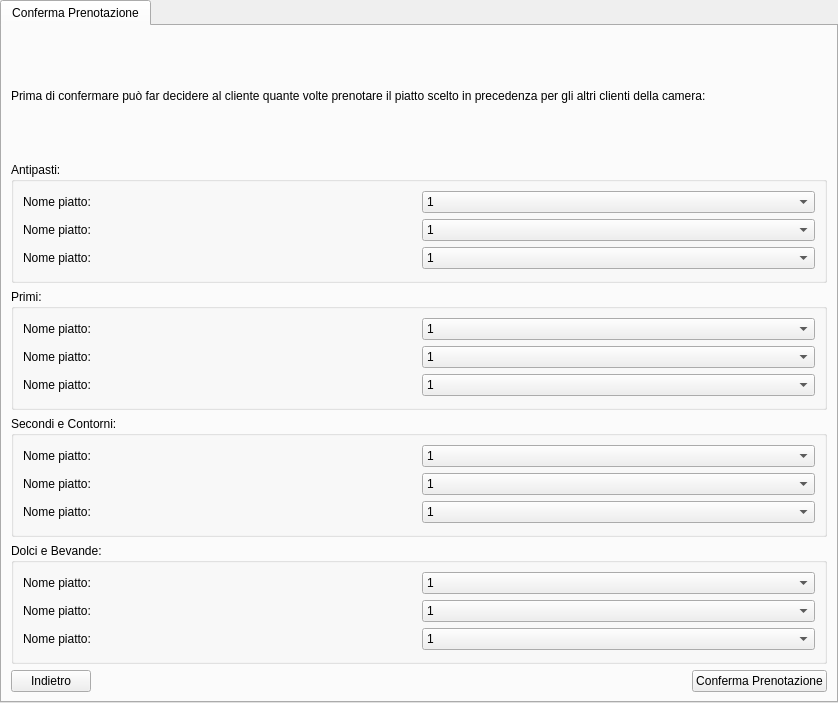
<?xml version="1.0" encoding="UTF-8"?>
<ui version="4.0">
 <class>tabwidgetConfermaPrenotazioneCena</class>
 <widget class="QTabWidget" name="tabwidgetConfermaPrenotazioneCena">
  <property name="geometry">
   <rect>
    <x>0</x>
    <y>0</y>
    <width>838</width>
    <height>703</height>
   </rect>
  </property>
  <property name="windowTitle">
   <string>Struttura Alberghiera</string>
  </property>
  <widget class="QWidget" name="tab">
   <attribute name="title">
    <string>Conferma Prenotazione</string>
   </attribute>
   <layout class="QGridLayout" name="gridLayout">
    <item row="5" column="0">
     <widget class="QPushButton" name="btnIndietro">
      <property name="text">
       <string>Indietro</string>
      </property>
     </widget>
    </item>
    <item row="5" column="1">
     <spacer name="horizontalSpacer">
      <property name="orientation">
       <enum>Qt::Horizontal</enum>
      </property>
      <property name="sizeHint" stdset="0">
       <size>
        <width>40</width>
        <height>20</height>
       </size>
      </property>
     </spacer>
    </item>
    <item row="5" column="2">
     <widget class="QPushButton" name="btnConfermaPrenotazione">
      <property name="text">
       <string>Conferma Prenotazione</string>
      </property>
     </widget>
    </item>
    <item row="4" column="0" colspan="3">
     <widget class="QGroupBox" name="groupboxQuantitaDolciBevande">
      <property name="title">
       <string>Dolci e Bevande:</string>
      </property>
      <layout class="QGridLayout" name="gridLayout_5">
       <item row="1" column="0">
        <widget class="QLabel" name="labelNomePiatto_11">
         <property name="text">
          <string>Nome piatto:</string>
         </property>
        </widget>
       </item>
       <item row="2" column="0">
        <widget class="QLabel" name="labelNomePiatto_12">
         <property name="text">
          <string>Nome piatto:</string>
         </property>
        </widget>
       </item>
       <item row="0" column="0">
        <widget class="QLabel" name="labelNomePiatto_10">
         <property name="text">
          <string>Nome piatto:</string>
         </property>
        </widget>
       </item>
       <item row="0" column="1">
        <widget class="QComboBox" name="comboboxQuantitaPiatto_10">
         <item>
          <property name="text">
           <string>1</string>
          </property>
         </item>
         <item>
          <property name="text">
           <string>2</string>
          </property>
         </item>
         <item>
          <property name="text">
           <string>3</string>
          </property>
         </item>
         <item>
          <property name="text">
           <string>4</string>
          </property>
         </item>
        </widget>
       </item>
       <item row="1" column="1">
        <widget class="QComboBox" name="comboboxQuantitaPiatto_11">
         <item>
          <property name="text">
           <string>1</string>
          </property>
         </item>
         <item>
          <property name="text">
           <string>2</string>
          </property>
         </item>
         <item>
          <property name="text">
           <string>3</string>
          </property>
         </item>
         <item>
          <property name="text">
           <string>4</string>
          </property>
         </item>
        </widget>
       </item>
       <item row="2" column="1">
        <widget class="QComboBox" name="comboboxQuantitaPiatto_12">
         <item>
          <property name="text">
           <string>1</string>
          </property>
         </item>
         <item>
          <property name="text">
           <string>2</string>
          </property>
         </item>
         <item>
          <property name="text">
           <string>3</string>
          </property>
         </item>
         <item>
          <property name="text">
           <string>4</string>
          </property>
         </item>
        </widget>
       </item>
      </layout>
     </widget>
    </item>
    <item row="3" column="0" colspan="3">
     <widget class="QGroupBox" name="groupboxQuantitaSecondiContorni">
      <property name="title">
       <string>Secondi e Contorni:</string>
      </property>
      <layout class="QGridLayout" name="gridLayout_4">
       <item row="4" column="0">
        <widget class="QLabel" name="labelNomePiatto_9">
         <property name="text">
          <string>Nome piatto:</string>
         </property>
        </widget>
       </item>
       <item row="3" column="0">
        <widget class="QLabel" name="labelNomePiatto_8">
         <property name="text">
          <string>Nome piatto:</string>
         </property>
        </widget>
       </item>
       <item row="2" column="2">
        <widget class="QComboBox" name="comboboxQuantitaPiatto_7">
         <item>
          <property name="text">
           <string>1</string>
          </property>
         </item>
         <item>
          <property name="text">
           <string>2</string>
          </property>
         </item>
         <item>
          <property name="text">
           <string>3</string>
          </property>
         </item>
         <item>
          <property name="text">
           <string>4</string>
          </property>
         </item>
        </widget>
       </item>
       <item row="2" column="0">
        <widget class="QLabel" name="labelNomePiatto_7">
         <property name="text">
          <string>Nome piatto:</string>
         </property>
        </widget>
       </item>
       <item row="3" column="2">
        <widget class="QComboBox" name="comboboxQuantitaPiatto_8">
         <item>
          <property name="text">
           <string>1</string>
          </property>
         </item>
         <item>
          <property name="text">
           <string>2</string>
          </property>
         </item>
         <item>
          <property name="text">
           <string>3</string>
          </property>
         </item>
         <item>
          <property name="text">
           <string>4</string>
          </property>
         </item>
        </widget>
       </item>
       <item row="4" column="2">
        <widget class="QComboBox" name="comboboxQuantitaPiatto_9">
         <item>
          <property name="text">
           <string>1</string>
          </property>
         </item>
         <item>
          <property name="text">
           <string>2</string>
          </property>
         </item>
         <item>
          <property name="text">
           <string>3</string>
          </property>
         </item>
         <item>
          <property name="text">
           <string>4</string>
          </property>
         </item>
        </widget>
       </item>
      </layout>
     </widget>
    </item>
    <item row="2" column="0" colspan="3">
     <widget class="QGroupBox" name="groupboxQuantitaPrimi">
      <property name="title">
       <string>Primi:</string>
      </property>
      <layout class="QGridLayout" name="gridLayout_3">
       <item row="2" column="1">
        <widget class="QComboBox" name="comboboxQuantitaPiatto_5">
         <item>
          <property name="text">
           <string>1</string>
          </property>
         </item>
         <item>
          <property name="text">
           <string>2</string>
          </property>
         </item>
         <item>
          <property name="text">
           <string>3</string>
          </property>
         </item>
         <item>
          <property name="text">
           <string>4</string>
          </property>
         </item>
        </widget>
       </item>
       <item row="1" column="1">
        <widget class="QComboBox" name="comboboxQuantitaPiatto_4">
         <item>
          <property name="text">
           <string>1</string>
          </property>
         </item>
         <item>
          <property name="text">
           <string>2</string>
          </property>
         </item>
         <item>
          <property name="text">
           <string>3</string>
          </property>
         </item>
         <item>
          <property name="text">
           <string>4</string>
          </property>
         </item>
        </widget>
       </item>
       <item row="2" column="0">
        <widget class="QLabel" name="labelNomePiatto_5">
         <property name="text">
          <string>Nome piatto:</string>
         </property>
        </widget>
       </item>
       <item row="3" column="1">
        <widget class="QComboBox" name="comboboxQuantitaPiatto_6">
         <item>
          <property name="text">
           <string>1</string>
          </property>
         </item>
         <item>
          <property name="text">
           <string>2</string>
          </property>
         </item>
         <item>
          <property name="text">
           <string>3</string>
          </property>
         </item>
         <item>
          <property name="text">
           <string>4</string>
          </property>
         </item>
        </widget>
       </item>
       <item row="3" column="0">
        <widget class="QLabel" name="labelNomePiatto_6">
         <property name="text">
          <string>Nome piatto:</string>
         </property>
        </widget>
       </item>
       <item row="1" column="0">
        <widget class="QLabel" name="labelNomePiatto_4">
         <property name="text">
          <string>Nome piatto:</string>
         </property>
        </widget>
       </item>
      </layout>
     </widget>
    </item>
    <item row="1" column="0" colspan="3">
     <widget class="QGroupBox" name="groupboxQuantitaAntipasti">
      <property name="title">
       <string>Antipasti:</string>
      </property>
      <layout class="QGridLayout" name="gridLayout_2">
       <item row="3" column="0">
        <widget class="QLabel" name="labelNomePiatto_3">
         <property name="text">
          <string>Nome piatto:</string>
         </property>
        </widget>
       </item>
       <item row="2" column="0">
        <widget class="QLabel" name="labelNomePiatto_2">
         <property name="text">
          <string>Nome piatto:</string>
         </property>
        </widget>
       </item>
       <item row="0" column="0">
        <widget class="QLabel" name="labelNomePiatto">
         <property name="text">
          <string>Nome piatto:</string>
         </property>
        </widget>
       </item>
       <item row="0" column="1">
        <widget class="QComboBox" name="comboboxQuantitaPiatto">
         <item>
          <property name="text">
           <string>1</string>
          </property>
         </item>
         <item>
          <property name="text">
           <string>2</string>
          </property>
         </item>
         <item>
          <property name="text">
           <string>3</string>
          </property>
         </item>
         <item>
          <property name="text">
           <string>4</string>
          </property>
         </item>
        </widget>
       </item>
       <item row="2" column="1">
        <widget class="QComboBox" name="comboboxQuantitaPiatto_2">
         <item>
          <property name="text">
           <string>1</string>
          </property>
         </item>
         <item>
          <property name="text">
           <string>2</string>
          </property>
         </item>
         <item>
          <property name="text">
           <string>3</string>
          </property>
         </item>
         <item>
          <property name="text">
           <string>4</string>
          </property>
         </item>
        </widget>
       </item>
       <item row="3" column="1">
        <widget class="QComboBox" name="comboboxQuantitaPiatto_3">
         <item>
          <property name="text">
           <string>1</string>
          </property>
         </item>
         <item>
          <property name="text">
           <string>2</string>
          </property>
         </item>
         <item>
          <property name="text">
           <string>3</string>
          </property>
         </item>
         <item>
          <property name="text">
           <string>4</string>
          </property>
         </item>
        </widget>
       </item>
      </layout>
     </widget>
    </item>
    <item row="0" column="0" colspan="3">
     <widget class="QLabel" name="labelIntroduzione">
      <property name="text">
       <string>Prima di confermare può far decidere al cliente quante volte prenotare il piatto scelto in precedenza per gli altri clienti della camera:</string>
      </property>
     </widget>
    </item>
   </layout>
  </widget>
 </widget>
 <resources/>
 <connections/>
</ui>
